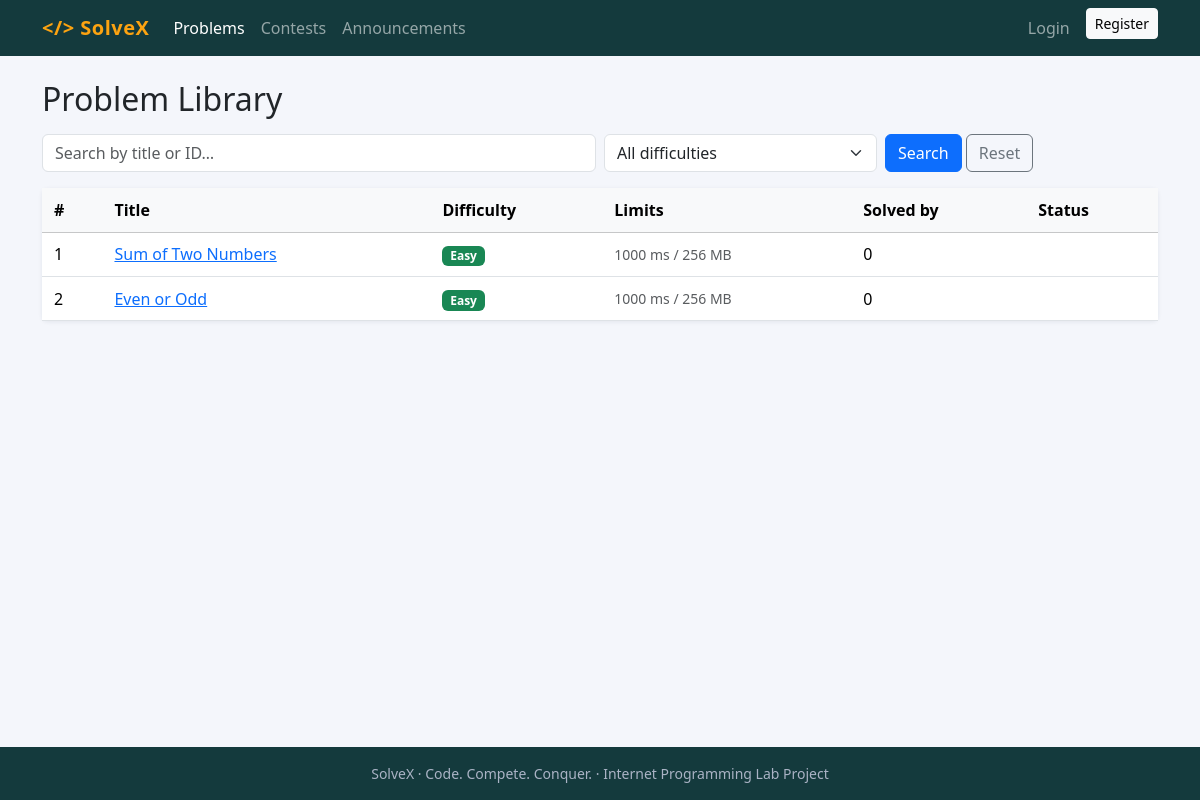
/problems.php, run on the app's committed database.
### tables this page shows
CREATE TABLE problems (
  id              INT UNSIGNED AUTO_INCREMENT PRIMARY KEY,
  title           VARCHAR(150) NOT NULL,
  statement       TEXT NOT NULL,
  input_format    TEXT,
  output_format   TEXT,
  sample_input    TEXT,
  sample_output   TEXT,
  difficulty      ENUM('Easy','Medium','Hard') NOT NULL DEFAULT 'Easy',
  time_limit_ms   INT UNSIGNED NOT NULL DEFAULT 1000,
  memory_limit_mb INT UNSIGNED NOT NULL DEFAULT 256,
  is_public       TINYINT(1) NOT NULL DEFAULT 1,
  created_by      INT UNSIGNED NULL,
  created_at      DATETIME NOT NULL DEFAULT CURRENT_TIMESTAMP,
  INDEX idx_problem_diff (difficulty),
  FULLTEXT KEY ft_problem (title),
  FOREIGN KEY (created_by) REFERENCES users(id) ON DELETE SET NULL
);

### includes/db.php (called while the page is built, shortened)
<?php
function db(): PDO {
    static $pdo = null;
    if ($pdo === null) {
        $pdo = new PDO('mysql:host=' . DB_HOST . ';dbname=' . DB_NAME . ';charset=utf8mb4', DB_USER, DB_PASS, [
            PDO::ATTR_ERRMODE            => PDO::ERRMODE_EXCEPTION,
            PDO::ATTR_DEFAULT_FETCH_MODE => PDO::FETCH_ASSOC,
            PDO::ATTR_EMULATE_PREPARES   => false,
        ]);
        $pdo->exec("SET time_zone = '" . DB_TZ . "'");
    }
    return $pdo;
}
function q(string $sql, array $params = []): PDOStatement {
    $st = db()->prepare($sql);
    $st->execute($params);
    return $st;
}

### problems.php (the view, shortened to what this page needs)
<?php
require __DIR__ . '/includes/header.php';
$search = trim((string)($_GET['q'] ?? '')); $diff = (string)($_GET['difficulty'] ?? '');
$where = ["(p.is_public = 1 OR (EXISTS (SELECT 1 FROM contest_problems x WHERE x.problem_id = p.id)
          AND NOT EXISTS (SELECT 1 FROM contest_problems y JOIN contests cc ON cc.id = y.contest_id WHERE y.problem_id = p.id AND cc.end_time >= NOW())))"];
$params = [];
$uid = $u['id'] ?? 0;
$sql = "SELECT p.id, p.title, p.difficulty, p.time_limit_ms, p.memory_limit_mb,
          (SELECT COUNT(*) FROM submissions s WHERE s.problem_id = p.id AND s.verdict = 'Accepted') AS solved_by,
          (SELECT COUNT(*) FROM submissions s WHERE s.user_id = ? AND s.problem_id = p.id AND s.verdict = 'Accepted') AS me_ac,
          (SELECT COUNT(*) FROM submissions s WHERE s.user_id = ? AND s.problem_id = p.id) AS me_tried
        FROM problems p WHERE " . implode(' AND ', $where) . ' ORDER BY p.id LIMIT 300';
$rows = q($sql, array_merge([$uid, $uid], $params))->fetchAll();
?>
<div class="d-flex justify-content-between align-items-center mb-3"><h2 class="mb-0">Problem Library</h2></div>
<form class="row g-2 mb-3" method="get">
  <div class="col-md-6"><input class="form-control" name="q" placeholder="Search by title or ID…" value="<?= e($search) ?>"></div>
  <div class="col-md-3"><select class="form-select" name="difficulty">
    <option value="">All difficulties</option>
  </select></div>
  <div class="col-md-3"><button class="btn btn-primary">Search</button> <a class="btn btn-outline-secondary" href="<?= url('problems.php') ?>">Reset</a></div>
</form>
<div class="card"><div class="table-responsive"><table class="table table-hover mb-0 align-middle">
  <thead class="table-light"><tr><th>#</th><th>Title</th><th>Difficulty</th><th>Limits</th><th>Solved by</th><th>Status</th></tr></thead>
  <tbody>
  <?php foreach ($rows as $r): ?>
    <tr>
      <td><?= (int)$r['id'] ?></td>
      <td><a href="<?= url('problem.php?id=' . $r['id']) ?>"><?= e($r['title']) ?></a></td>
      <td><?= diff_badge($r['difficulty']) ?></td>
      <td class="small text-muted"><?= (int)$r['time_limit_ms'] ?> ms / <?= (int)$r['memory_limit_mb'] ?> MB</td>
      <td><?= (int)$r['solved_by'] ?></td>
      <td><?= $r['me_ac'] ? '<span class="badge text-bg-success">Solved</span>' : ($r['me_tried'] ? '<span class="badge text-bg-warning">Attempted</span>' : '') ?></td>
    </tr>
  <?php endforeach; if (!$rows): ?><tr><td colspan="6" class="text-center text-muted py-4">No problems found.</td></tr><?php endif; ?>
  </tbody></table></div></div>
<?php require __DIR__ . '/includes/footer.php'; ?>

### includes/functions.php (shortened to what this page needs)
<?php
require_once __DIR__ . '/db.php';
function e($v): string { return htmlspecialchars((string)$v, ENT_QUOTES | ENT_SUBSTITUTE, 'UTF-8'); }
function url(string $path = ''): string { return BASE_URL . '/' . ltrim($path, '/'); }
function current_user(): ?array {
    static $u = false;
    if ($u === false) {
        $u = null;
    }
    return $u;
}
function diff_badge(string $d): string {
    $c = ['Easy' => 'success', 'Medium' => 'warning', 'Hard' => 'danger'][$d] ?? 'secondary';
    return '<span class="badge text-bg-' . $c . '">' . e($d) . '</span>';
}

### assets/css/style.css (style rules this page uses)
:root { --sx-dark: #143a3d; --sx-accent: #fca311; }
body { background: #f4f6fb; min-height: 100vh; display: flex; flex-direction: column; }
.card { border: 0; box-shadow: 0 1px 4px rgba(20,33,61,.08); }
.table > :not(caption) > * > * { padding: .6rem .75rem; }

### data on the page
problems: id "1", title "Sum of Two Numbers", difficulty "Easy", time_limit_ms "1000", memory_limit_mb "256", solved_by "0"
problems: id "2", title "Even or Odd", difficulty "Easy", time_limit_ms "1000", memory_limit_mb "256", solved_by "0"

### other printed values
APP_NAME "SolveX"
$label "Problems Contests Announcements Login"
